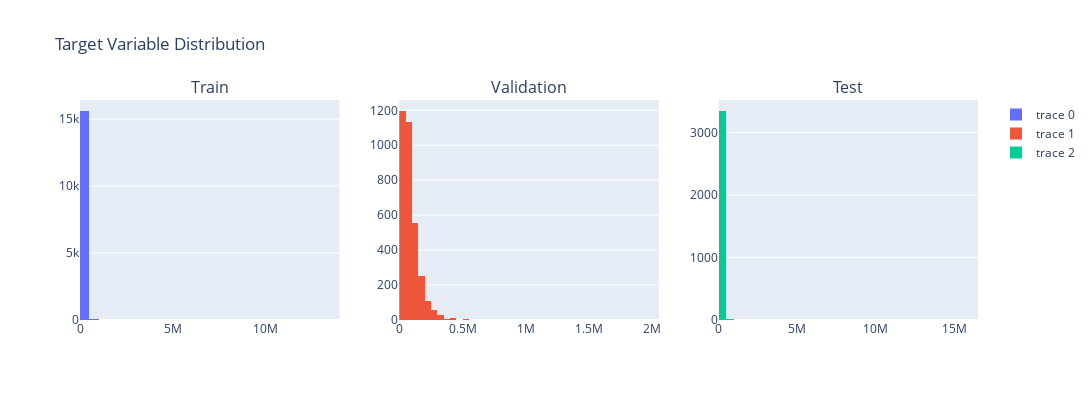
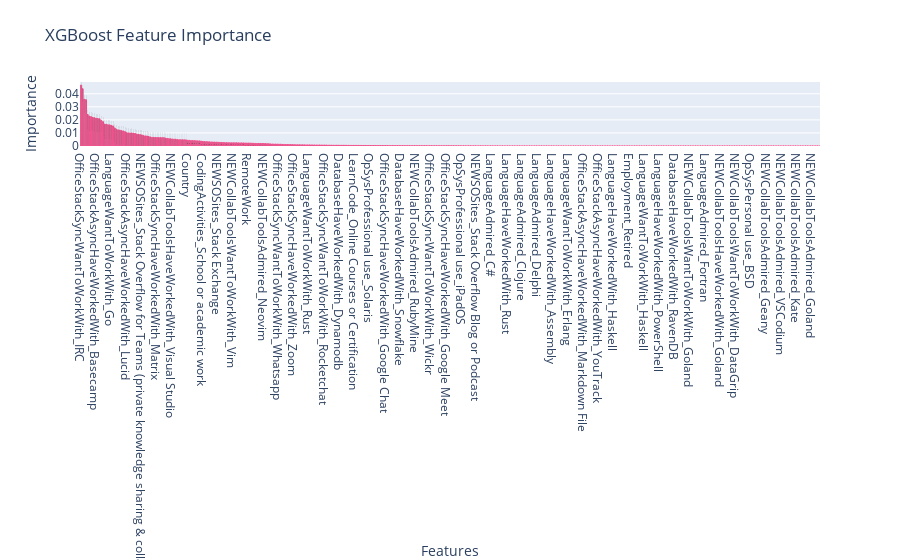

These figures' notebook cell, in order:
### Code cell
# Make predictions
train_pred = xgb_model.predict(X_train)
val_pred = xgb_model.predict(X_val)
test_pred = xgb_model.predict(X_test)


# Print statistics for target variable
print("\nTarget Variable Statistics:")
print("-" * 30)
print(f"Train Mean: {y_train.mean():.4f}, Std: {y_train.std():.4f}, Skew: {y_train.skew():.4f}")
print(f"Validation Mean: {y_val.mean():.4f}, Std: {y_val.std():.4f}, Skew: {y_val.skew():.4f}")
print(f"Test Mean: {y_test.mean():.4f}, Std: {y_test.std():.4f}, Skew: {y_test.skew():.4f}")

# Plot distribution of target variable
fig = make_subplots(rows=1, cols=3, subplot_titles=["Train", "Validation", "Test"])

fig.add_trace(go.Histogram(x=y_train, nbinsx=50), row=1, col=1)
fig.add_trace(go.Histogram(x=y_val, nbinsx=50), row=1, col=2)
fig.add_trace(go.Histogram(x=y_test, nbinsx=50), row=1, col=3)

fig.update_layout(title_text="Target Variable Distribution", height=400, width=1200)
fig.show()


# Calculate metrics
print("\nModel Performance Metrics:")
print("-" * 30)

print('''\nNotes: 
- MAPE is not a great metric to use because of scaling issues (could predict $1000 when the true value is $80k for one sample which produces an outlier prediction that screws with the entire metric)
- SMAPE (Symmetric Mean Absolute Percentage Error) is an interesting metric that is more resistant to outliers, but is kinda weird to interpret given that it has both actual and predicted in numerator and denominator which introduces issues with 0 predictions
''')

def smape(actual, predicted):
    """Calculate Symmetric Mean Absolute Percentage Error
    SMAPE = (100/n) * Σ(|actual - predicted| / (|actual| + |predicted|))"""
    return 100 * np.mean(np.abs(predicted - actual) / (np.abs(actual) + np.abs(predicted)))

# Training metrics
train_rmse = np.sqrt(mean_squared_error(y_train, train_pred))
train_r2 = r2_score(y_train, train_pred)
train_mape = np.mean(np.abs((y_train - train_pred) / y_train)) * 100
train_smape = smape(y_train, train_pred)
print(f"Training RMSE: {train_rmse:.4f}")
print(f"Training R2: {train_r2:.4f}")
print(f"Training MAPE: {train_mape:.4f}%")
print(f"Training SMAPE: {train_smape:.4f}%")

# Validation metrics
val_rmse = np.sqrt(mean_squared_error(y_val, val_pred))
val_r2 = r2_score(y_val, val_pred)
val_mape = np.mean(np.abs((y_val - val_pred) / y_val)) * 100
val_smape = smape(y_val, val_pred)
print(f"\nValidation RMSE: {val_rmse:.4f}")
print(f"Validation R2: {val_r2:.4f}")
print(f"Validation MAPE: {val_mape:.4f}%")
print(f"Validation SMAPE: {val_smape:.4f}%")

# Test metrics
test_rmse = np.sqrt(mean_squared_error(y_test, test_pred))
test_r2 = r2_score(y_test, test_pred)
test_mape = np.mean(np.abs((y_test - test_pred) / y_test)) * 100
test_smape = smape(y_test, test_pred)
print(f"\nTest RMSE: {test_rmse:.4f}")
print(f"Test R2: {test_r2:.4f}")
print(f"Test MAPE: {test_mape:.4f}%")
print(f"Test SMAPE: {test_smape:.4f}%")


# Feature importance plot
feature_importance = pd.DataFrame({
    'feature': X_train.columns,
    'importance': xgb_model.feature_importances_
})
feature_importance = feature_importance.sort_values('importance', ascending=False)


fig = go.Figure(data=[go.Bar(
    x=feature_importance['feature'],
    y=feature_importance['importance'],
    text=feature_importance['importance'],
    textposition='inside',
    orientation='v',
    marker=dict(
        line=dict(color='rgba(246, 78, 139, 1.1)', width=1),
        color='rgba(58, 71, 80, 0.6)'
    ),
)])
fig.update_layout(
    title_text='XGBoost Feature Importance',
    xaxis_title_text='Features',
    yaxis_title_text='Importance',
    bargap=0.2,
    bargroupgap=0.1
)
fig.show()

### Figure 1 — Plotly figure (JSON) as saved in the notebook; plotly's stock layout.template omitted (floating-point values rounded to 4 significant figures; data arrays with more than 128 entries replaced by an {"elided": "..."} marker saying what was removed)
{"data": [{"nbinsx": 50, "type": "histogram", "x": {"elided": "15705 int values"}, "xaxis": "x", "yaxis": "y"}, {"nbinsx": 50, "type": "histogram", "x": {"elided": "3365 int values"}, "xaxis": "x2", "yaxis": "y2"}, {"nbinsx": 50, "type": "histogram", "x": {"elided": "3366 int values"}, "xaxis": "x3", "yaxis": "y3"}], "layout": {"annotations": [{"font": {"size": 16}, "showarrow": false, "text": "Train", "x": 0.1444, "xanchor": "center", "xref": "paper", "y": 1, "yanchor": "bottom", "yref": "paper"}, {"font": {"size": 16}, "showarrow": false, "text": "Validation", "x": 0.5, "xanchor": "center", "xref": "paper", "y": 1, "yanchor": "bottom", "yref": "paper"}, {"font": {"size": 16}, "showarrow": false, "text": "Test", "x": 0.8556, "xanchor": "center", "xref": "paper", "y": 1, "yanchor": "bottom", "yref": "paper"}], "height": 400, "title": {"text": "Target Variable Distribution"}, "width": 1200, "xaxis": {"anchor": "y", "domain": [0, 0.2889]}, "xaxis2": {"anchor": "y2", "domain": [0.3556, 0.6444]}, "xaxis3": {"anchor": "y3", "domain": [0.7111, 1]}, "yaxis": {"anchor": "x", "domain": [0, 1]}, "yaxis2": {"anchor": "x2", "domain": [0, 1]}, "yaxis3": {"anchor": "x3", "domain": [0, 1]}}}

### Figure 2 — Plotly figure (JSON) as saved in the notebook; plotly's stock layout.template omitted (floating-point values rounded to 4 significant figures; data arrays with more than 128 entries replaced by an {"elided": "..."} marker saying what was removed)
{"data": [{"marker": {"color": "rgba(58, 71, 80, 0.6)", "line": {"color": "rgba(246, 78, 139, 1.1)", "width": 1}}, "orientation": "v", "text": {"elided": "437 float values"}, "textposition": "inside", "type": "bar", "x": {"elided": "437 str values"}, "y": {"elided": "437 float values"}}], "layout": {"bargap": 0.2, "bargroupgap": 0.1, "title": {"text": "XGBoost Feature Importance"}, "xaxis": {"title": {"text": "Features"}}, "yaxis": {"title": {"text": "Importance"}}}}
